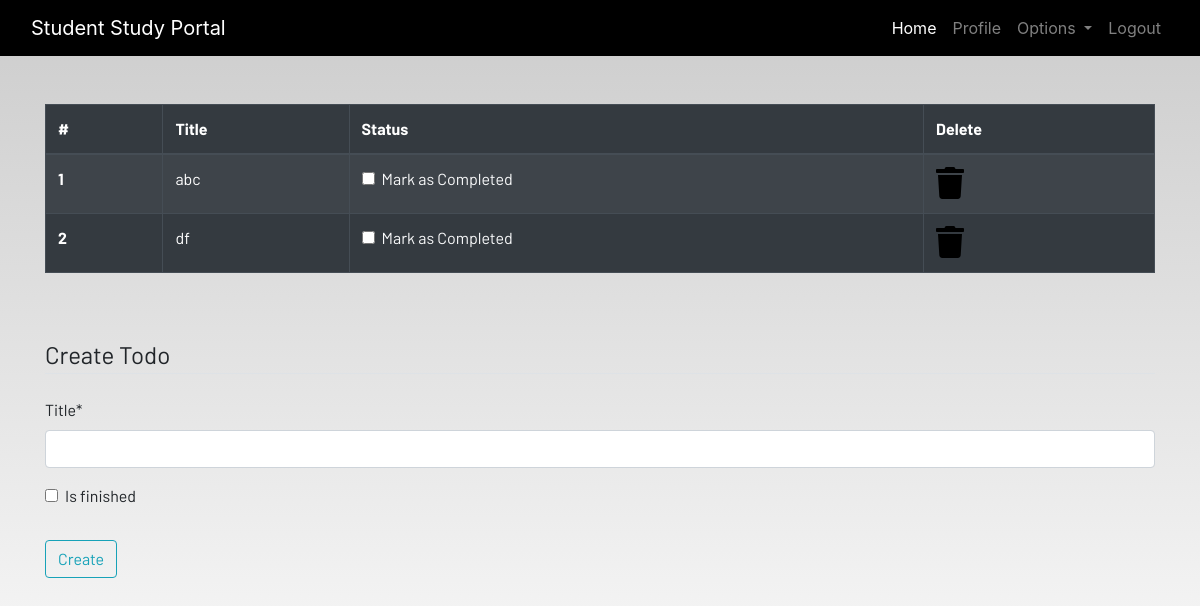
The app's page /todo (signed in) with its own data.
### myApp/models.py (models this page shows, shortened)
class Todo(models.Model):
    user = models.ForeignKey(User, on_delete=models.CASCADE)
    title = models.CharField(max_length=200)
    is_finished = models.BooleanField(default=False)

### myApp/views.py (the view)
# urls.py: path('todo', views.todo, name='todo'),
@login_required
def todo(request):
    if request.method == "POST":
        form = TodoForm(request.POST)
        if form.is_valid():
            try:
                finished = request.POST['is_finished']
                if finished == 'on':
                    finished = True
                else:
                    finished = False
            except:
                finished = False
            todos = Todo(
                user=request.user, title=request.POST['title'], is_finished=finished)
            todos.save()
            messages.success(
                request, f'Todo Added from {request.user.username}!')
    else:
        form = TodoForm()
    todos = Todo.objects.filter(user=request.user)
    if len(todos) == 0:
        todos_done = True
    else:
        todos_done = False
    todos = zip(todos, range(1, len(todos)+1))
    context = {'form': form, 'todos': todos, 'todos_done': todos_done}
    return render(request, 'myApp/todo.html', context)

### myApp/forms.py
class TodoForm(forms.ModelForm):
    class Meta:
        model = Todo
        fields = ['title', 'is_finished']

### myApp/templates/myApp/todo.html (shortened to what this page needs)
{% extends 'myApp/base.html' %} {% load static %}
{% load crispy_forms_tags%}
{% block content %}
<div class="container">
    {% if not todos_done %}
    <table class="table table-striped table-bordered table-hover table-dark">
        <thead>
            <tr>
                <th scope="col">#</th>
                <th scope="col">Title</th>
                <th scope="col">Status</th>
                <th scope="col">Delete</th>
            </tr>
        </thead>
        <tbody>
            <tr>
                {% for todo,serial in todos %}
                <th scope="row">{{serial}}</th>
                <td>{{todo.title}}</td>
                <td>
                    <a href="{% url 'update-todo' todo.id %}">
                        <div class="form-check">
                            {%if todo.is_finished == True%}
                            <input class="form-check-input" type="checkbox" value="" checked id={{todo.id}}>
                            {%else%}
                            <input class="form-check-input" type="checkbox" value="" id={{todo.id}}>
                            {%endif%}
                            <label class="form-check-label text-light" for="flexCheckDefault">
                                Mark as Completed
                            </label>
                        </div>
                    </a>
                </td>
                <td><a href="{% url 'delete-todo' todo.id%}"><i class="fa fa-trash fa-2x"></i></a></td>
            </tr>
            {%endfor%}
        </tbody>
    </table>
    {%else%}
    <h4>All tasks have been done!! create to add more</h4>
    {% endif %}
</div><br><br>
<div class="container">
    <form method="POST">
        <fieldset class="form-group">
            <legend class="border-bottom mb-4">Create Todo</legend>
            {{ form|crispy }}
        </fieldset>
        <div class="form-group">
            <button href="" class="btn btn-outline-info" type="submit">
                Create
            </button>
        </div>
    </form>
</div>
{% endblock content %}

### static/css/main.css (style rules this page uses)
html { scroll-behavior: smooth; height: 100%; width: 100%; }
a { text-decoration: none !important; color: black; }
html, body { max-width: 100%; overflow-x: hidden; height: 100%; width: 100%; }
body { background: linear-gradient(rgba(0, 0, 0, 0.2), rgba(255, 255, 255, 0.5)); overflow-x: hidden; background-repeat: no-repeat; }
.fa { color: black; }

### records on screen
Todo: serial "1", title "abc"
Todo: serial "2", title "df"
